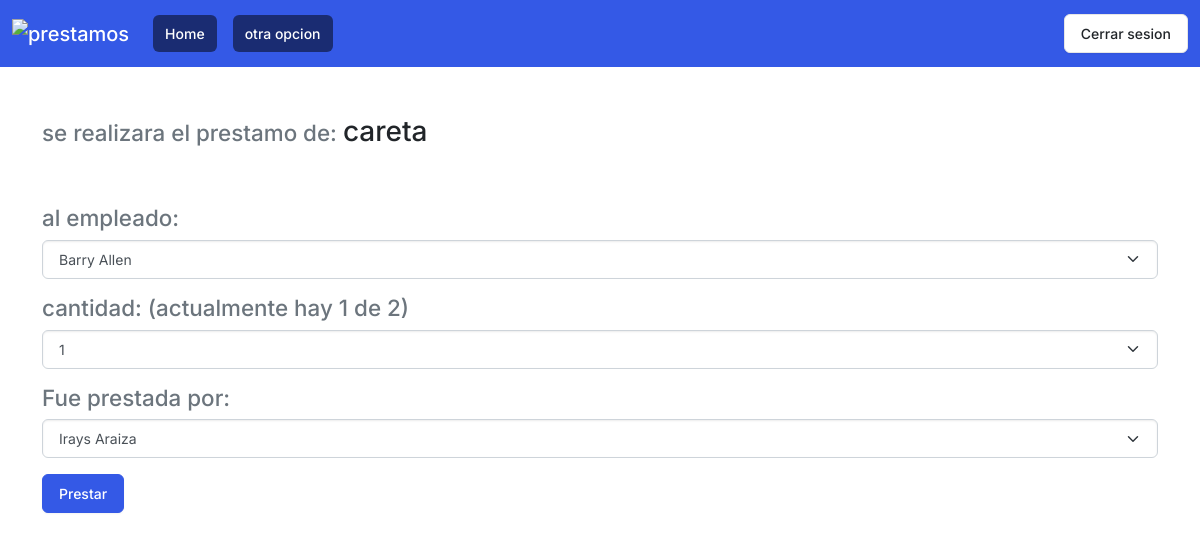
The app's page /registro/prestar_herramienta.php?id=1 with its own data.
### tables this page shows
create table herramientas (
    idHerramienta numeric (4)primary key not null,
    herramienta varchar(40) not null,
    cantidad numeric(4) default 0,
    max  numeric(4) default 1
);

### registro/prestar_herramienta.php (the view, shortened to what this page needs)
<?php
include_once("../registro/barra_navegacion.php");
$con = conectar();
$id = $_GET['id'];
$sql = "SELECT * FROM herramientas WHERE idHerramienta='$id'";
$query = mysqli_query($con, $sql);
$herramienta = mysqli_fetch_array($query);
$sqlAlumno = "SELECT * FROM alumnos a order by a.nombres asc";
$alumno = mysqli_query($con, $sqlAlumno);
$sqlUsuario = "SELECT * FROM usuarios u order by u.nombre asc";
$usuario = mysqli_query($con, $sqlUsuario);
$cantidadActual = intval($herramienta["cantidad"]);
$cantidTotal = intval($herramienta["max"]);
$res = " ";
for ($i = 1; $i <= $cantidadActual; $i++) {
    $res .= "<option value= '$i'>$i</option>";
}
?>
<!DOCTYPE html>
<html lang="en">
<head>
    <link rel="stylesheet" href="../estilos/zephyr.css">
    <link rel="stylesheet" href="../estilos/normalize.css">
</head>
<body>
    <div class="container mt-5">
        <form action="prestar_a_alumno.php" method="POST">
            <h3><small class="text-muted">se realizara el prestamo de: </small><?php echo $herramienta['herramienta'] ?></h3>
            <br><br>
            <h3><small class="text-muted">al empleado: </small></h3>
            <select aria-label="empleado" class="form-select text center mb-3" name="empleado" id="empleado">
                <?php foreach ($alumno as $alumnos) : ?>
                    <option value="<?php echo $alumnos['numControl'] ?>"><?php echo $alumnos['nombres'] . " " . $alumnos['apellidos'] ?></option>
                <?php endforeach ?>
            </select>
            <h3><small class="text-muted">cantidad: (actualmente hay <?php echo $cantidadActual ?> de <?php echo $cantidTotal ?>)</small></h3>
            <select aria-label="cantidad" class="form-select text center mb-3" name="cantidad" id="cantidad">
                <?php echo $res ?>
            </select>
            <h3><small class=" text-muted">Fue prestada por: </small></h3>
            <select aria-label="encargado" class="form-select text center mb-3" name="encargado" id="encargado">
                <?php foreach ($usuario as $usuarios) : ?>
                    <option value="<?php echo $usuarios['idusuario'] ?>"><?php echo $usuarios['nombre'] . " " . $usuarios['apellido'] ?></option>
                <?php endforeach ?>
            </select>
            <input type="submit" class="btn btn-primary btn-block" value="Prestar">
        </form>
</body>
</html>

### records on screen
herramientas: herramienta "careta", cantidad "1", max "2"

### other values on screen
form field empleado "Barry Allen"
form field cantidad "1"
form field encargado "Irays Araiza"
